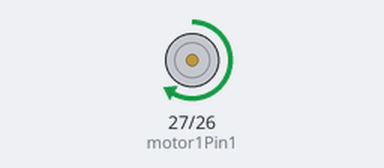
The sketch below on a simulated ESP32. Shown: motor-driver pin pairs drawn as motors (green arrow = first pin HIGH = forward, orange = second pin HIGH = backward, longer = more drive, scaled by the enable pin).

Above: at 0.5 s.
At 5.2 s:
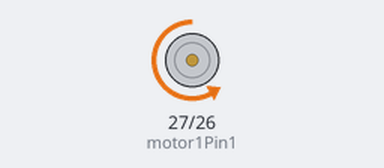
Timing chart, 0 to 8.5 s (numbered marks = the images above):
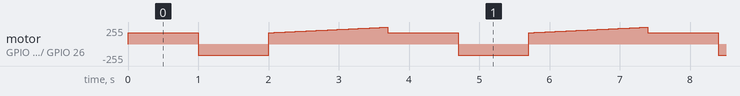

The sketch:

ESP32toL298N.ino
```cpp
int motor1Pin1 = 27;
int motor1Pin2 = 26;
int enable1Pin = 14;

const int freq = 30000;
const int pwmChannel = 0;
const int resolution = 8;
int dutyCycle = 170;

void setup() {
  pinMode(motor1Pin1, OUTPUT);
  pinMode(motor1Pin2, OUTPUT);
  pinMode(enable1Pin, OUTPUT);

  ledcSetup(pwmChannel, freq, resolution);
  ledcAttachPin(enable1Pin, pwmChannel);
  ledcWrite(pwmChannel, dutyCycle);
}

void loop() {
  // put your main code here, to run repeatedly:
  // Move DC motor forward
  digitalWrite(motor1Pin1, HIGH);
  digitalWrite(motor1Pin2, LOW);
  delay(1000);

  // Move DC motor backward
  digitalWrite(motor1Pin1, LOW);
  digitalWrite(motor1Pin2, HIGH);

  delay(1000);

  //move forward with increasing speed
  digitalWrite(motor1Pin1, HIGH);
  digitalWrite(motor1Pin2, LOW);
  for (dutyCycle = 170; dutyCycle < 255; dutyCycle++) {
    ledcWrite(pwmChannel, dutyCycle);
    delay(20);
  }

  dutyCycle = 170;
  ledcWrite(pwmChannel, dutyCycle);
}
```
